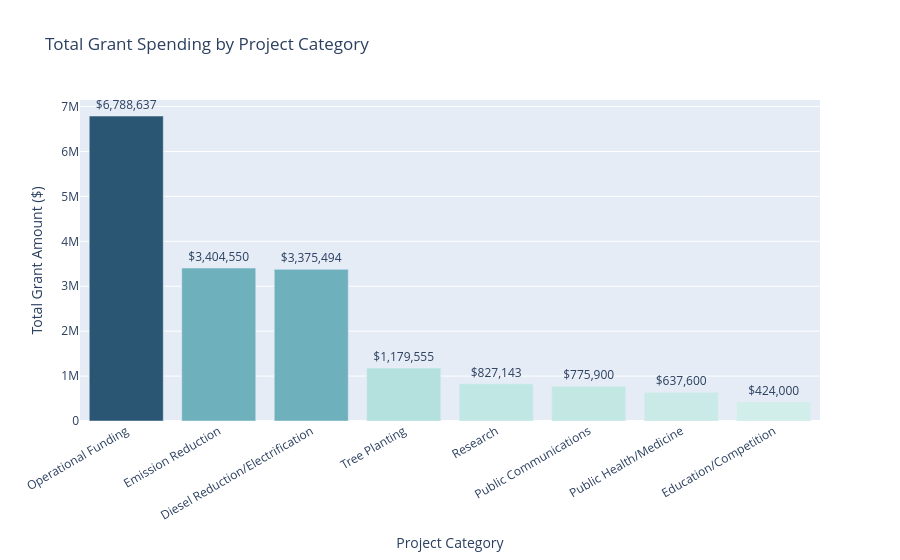

Notebook cell for this chart:
### Code cell
# Lasya
import pandas as pd
import plotly.express as px
import plotly.graph_objects as go
from plotly.subplots import make_subplots
import warnings
warnings.filterwarnings('ignore')

df = pd.read_csv('/Users/lasyanedunuri/Downloads/1740CAF(DataSet1) (1).csv', encoding='latin-1') 

# Clean Grant Amount: remove $, commas, spaces → float
df['Grant Amount'] = (
    df['Grant Amount']
    .astype(str)
    .str.replace(r'[\$,\s]', '', regex=True)
    .astype(float)
)

# Normalize category columns (strip whitespace)
df['Project Category 1'] = df['Project Category 1'].str.strip()
df['Project Category 2'] = df['Project Category 2'].str.strip()

print(f"Dataset shape: {df.shape}")
print(f"Years covered: {sorted(df['Year'].unique())}")
print(f"Total grant funding: ${df['Grant Amount'].sum():,.0f}")
df.head(10)

cat_spend = (
    df.groupby('Project Category 1')['Grant Amount']
    .sum()
    .reset_index()
    .sort_values('Grant Amount', ascending=False)
)

fig = px.bar(
    cat_spend,
    x='Project Category 1',
    y='Grant Amount',
    title='Total Grant Spending by Project Category',
    color='Grant Amount',
    color_continuous_scale='Teal',
    text='Grant Amount'
)
fig.update_traces(
    texttemplate='$%{text:,.0f}',
    textposition='outside'
)
fig.update_layout(
    xaxis_title='Project Category',
    yaxis_title='Total Grant Amount ($)',
    xaxis_tickangle=-30,
    coloraxis_showscale=False,
    height=500
)
fig.show()

### Figure 1 — Plotly figure (JSON) as saved in the notebook; plotly's stock layout.template omitted (floating-point values rounded to 4 significant figures)
{"data": [{"alignmentgroup": "True", "hovertemplate": "Project Category 1=%{x}<br>Grant Amount=%{marker.color}<extra></extra>", "legendgroup": "", "marker": {"color": [6788637, 3404550, 3375494, 1179555, 827143, 775900, 637600, 424000], "coloraxis": "coloraxis", "pattern": {"shape": ""}}, "name": "", "offsetgroup": "", "orientation": "v", "showlegend": false, "text": [6788637, 3404550, 3375494, 1179555, 827143, 775900, 637600, 424000], "textposition": "outside", "texttemplate": "$%{text:,.0f}", "type": "bar", "x": ["Operational Funding", "Emission Reduction", "Diesel Reduction/Electrification", "Tree Planting", "Research", "Public Communications", "Public Health/Medicine", "Education/Competition"], "xaxis": "x", "y": [6788637, 3404550, 3375494, 1179555, 827143, 775900, 637600, 424000], "yaxis": "y"}], "layout": {"autosize": true, "barmode": "relative", "coloraxis": {"colorbar": {"title": {"text": "Grant Amount"}}, "colorscale": [[0, "rgb(209, 238, 234)"], [0.1667, "rgb(168, 219, 217)"], [0.3333, "rgb(133, 196, 201)"], [0.5, "rgb(104, 171, 184)"], [0.6667, "rgb(79, 144, 166)"], [0.8333, "rgb(59, 115, 143)"], [1, "rgb(42, 86, 116)"]], "showscale": false}, "legend": {"tracegroupgap": 0}, "title": {"text": "Total Grant Spending by Project Category"}, "xaxis": {"anchor": "y", "autorange": true, "domain": [0, 1], "range": [-0.5, 7.5], "tickangle": -30, "title": {"text": "Project Category"}, "type": "category"}, "yaxis": {"anchor": "x", "autorange": true, "domain": [0, 1], "range": [0, 7146000.0], "title": {"text": "Total Grant Amount ($)"}, "type": "linear"}}}
